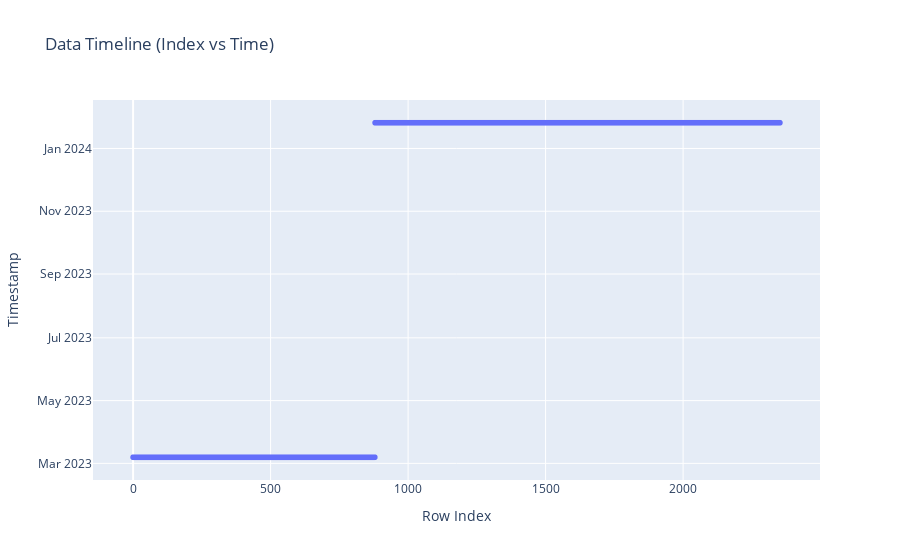

Write notebook code for a chart like this one.
### Code cell
# Show "jumps" for out-of-order data
fig = px.scatter(
    x=range(len(drink_duration_df)), 
    y=drink_duration_df['datetime'].to_list(),
    title="Data Timeline (Index vs Time)",
    labels={'x': 'Row Index', 'y': 'Timestamp'}
)
print(fig.show())

#[Conclusion] It shows the data was collected only for <2 days. Lacks variability. But atleast it is not out of order.

### Figure 1 — Plotly figure (JSON) as saved in the notebook; plotly's stock layout.template omitted (floating-point values rounded to 4 significant figures; data arrays with more than 128 entries replaced by an {"elided": "..."} marker saying what was removed)
{"data": [{"hovertemplate": "Row Index=%{x}<br>Timestamp=%{y}<extra></extra>", "legendgroup": "", "marker": {"color": "#636efa", "symbol": "circle"}, "mode": "markers", "name": "", "showlegend": false, "type": "scattergl", "x": {"elided": "2353 int values"}, "xaxis": "x", "y": {"elided": "2353 str values"}, "yaxis": "y"}], "layout": {"legend": {"tracegroupgap": 0}, "title": {"text": "Data Timeline (Index vs Time)"}, "xaxis": {"anchor": "y", "domain": [0, 1], "title": {"text": "Row Index"}}, "yaxis": {"anchor": "x", "domain": [0, 1], "title": {"text": "Timestamp"}}}}
